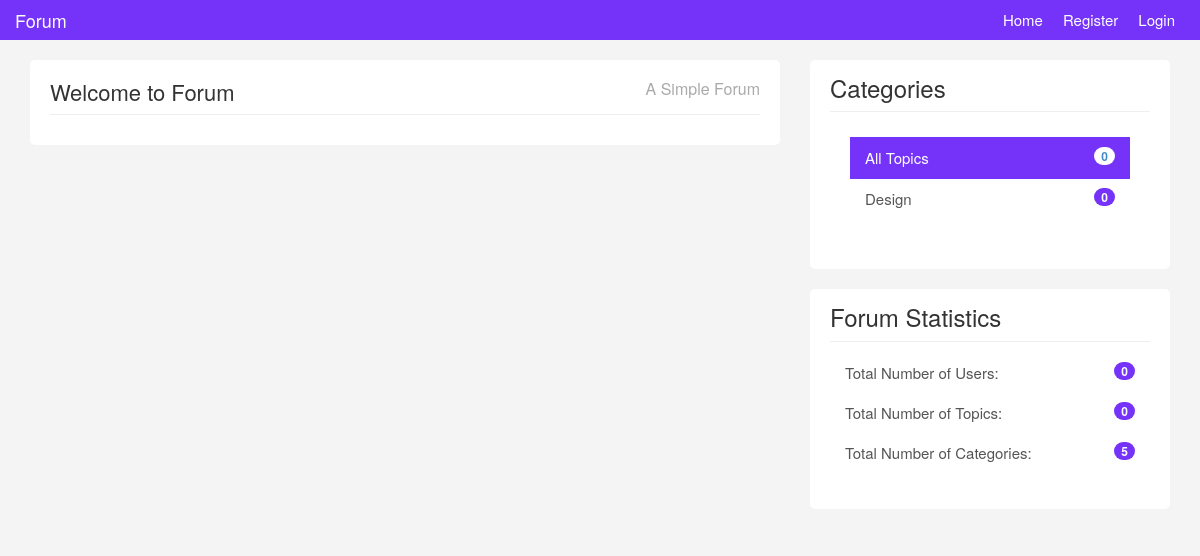
Before: / with the older database file.
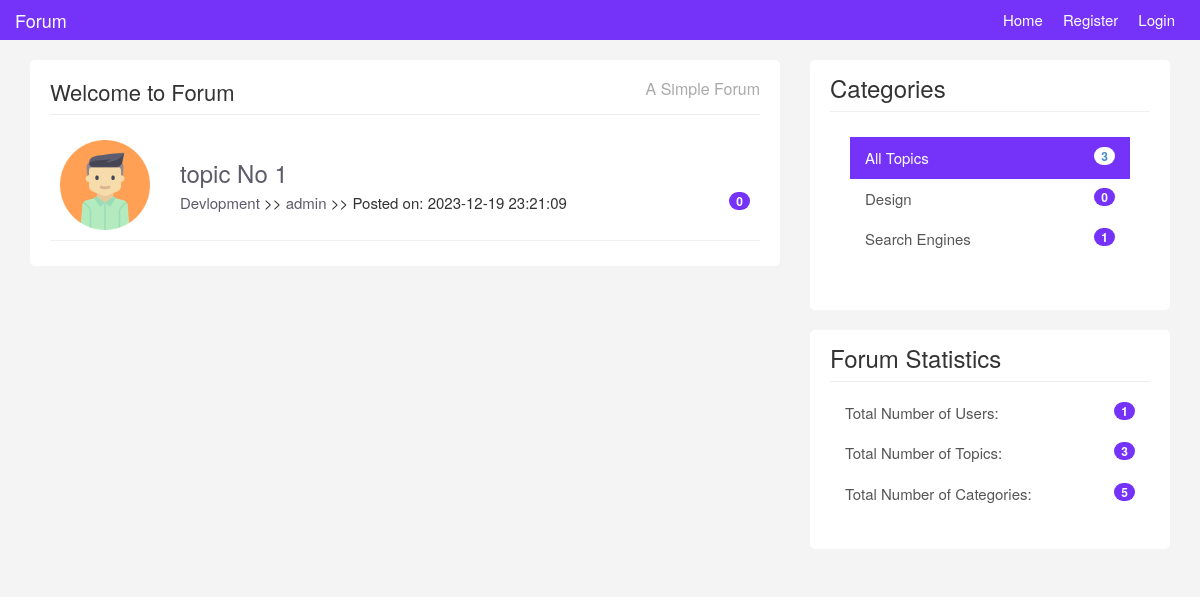
After: the same page with the newer database file.
### tables this page shows
CREATE TABLE `categories` (
  `id` int(5) NOT NULL,
  `name` varchar(200) NOT NULL,
  `created_at` timestamp NOT NULL DEFAULT current_timestamp()
);

CREATE TABLE `topics` (
  `id` int(5) NOT NULL,
  `title` varchar(200) NOT NULL,
  `category` varchar(200) NOT NULL,
  `body` text NOT NULL,
  `user_name` varchar(200) NOT NULL,
  `user_image` varchar(200) NOT NULL,
  `created_at` timestamp NOT NULL DEFAULT current_timestamp()
);

### index.php (the view)
<?php require "includes/header.php";?>
<?php require "config/config.php";?>
<?php
$topics = $conn->query("SELECT topics.id AS id, topics.title AS title,
topics.category AS category,
topics.user_name AS user_name,
topics.user_image AS user_image, topics.created_at AS created_at,
COUNT(replies.topic_id) AS count_replies FROM topics LEFT JOIN replies ON
topics.id = replies.topic_id GROUP BY (replies.topic_id)");
$topics->execute();
$allTopics = $topics->fetchAll(PDO::FETCH_OBJ);
?>
    <div class="container">
		<div class="row">
			<div class="col-md-8">
				<div class="main-col">
					<div class="block">
						<h1 class="pull-left">Welcome to Forum</h1>
						<h4 class="pull-right">A Simple Forum</h4>
						<div class="clearfix"></div>
						<hr>
						<ul id="topics">
							<?php foreach($allTopics as $topic) : ?>
							<li class="topic">
							<div class="row">
							<div class="col-md-2">
								<img class="avatar pull-left" src="img/gravatar.Png" />
							</div>
							<div class="col-md-10">
								<div class="topic-content pull-right">
									<h3><a href="<?php echo APPURL;  ?>/topics/topic.php?id=<?php echo $topic->id; ?>"><?php echo $topic->title; ?></a></h3>
									<div class="topic-info">
										<a href="<?php echo APPURL;  ?>/categories/show.php?name=<?php echo$topic->category; ?>"><?php echo $topic->category; ?></a> >> <a href="<?php echo APPURL;  ?>/users/profile.php?name=<?php echo$topic->user_name; ?>"><?php echo $topic->user_name; ?></a> >> Posted on: <?php echo $topic->created_at; ?>
										<span class="color badge pull-right"><?php echo $topic->count_replies; ?></span>
									</div>
								</div>
							</div>
						</div>
					</li>
					<?php endforeach; ?>
						</ul>
					</div>
				</div>
			</div>
			<?php require "includes/footer.php";?>

### includes/footer.php (shortened to what this page needs)
<?php
$topics = $conn->query("SELECT COUNT(*) AS all_topics FROM topics");
$topics->execute();
$allTopics = $topics->fetch(PDO::FETCH_OBJ);
$categories = $conn->query("SELECT categories.id AS id , categories.name AS name,
COUNT(topics.category) AS count_category FROM categories LEFT JOIN topics ON
categories.name = topics.category GROUP BY(topics.category);");
$categories->execute();
$allCategories = $categories->fetchAll(PDO::FETCH_OBJ);
$users = $conn->query("SELECT COUNT(*) AS count_users FROM users");
$users->execute();
$allUsers = $users->fetch(PDO::FETCH_OBJ);
$topics = $conn->query("SELECT COUNT(*) AS count_topics FROM topics");
$topics->execute();
$allTopics_count = $topics->fetch(PDO::FETCH_OBJ);
$categories_count = $conn->query("SELECT COUNT(*) AS categories_count FROM categories");
$categories_count->execute();
$allCategories_count = $categories_count->fetch(PDO::FETCH_OBJ);
?>
<div class="col-md-4">
	<div class="sidebar">
		<div class="block">
			<h3>Categories</h3>
			<div class="list-group block ">
				<a href="#" class="list-group-item active">All Topics <span class="badge pull-right"><?php echo $allTopics->all_topics;   ?></span></a>
				<?php foreach ($allCategories as $category) : ?>
					<a href="<?php echo APPURL; ?>/categories/show.php?name=<?php echo $category->name; ?>" class="list-group-item"><?php echo $category->name;  ?><span class="color badge pull-right"><?php echo $category->count_category ?></span></a>
				<?php endforeach; ?>
			</div>
		</div>
		<div class="block" style="margin-top: 20px;">
			<h3 class="margin-top: 40px">Forum Statistics</h3>
			<div class="list-group">
				<a href="#" class="list-group-item">Total Number of Users:<span class="color badge pull-right"><?php echo $allUsers->count_users;   ?></span></a>
				<a href="#" class="list-group-item">Total Number of Topics:<span class="color badge pull-right"><?php echo $allTopics_count->count_topics;   ?></span></a>
				<a href="#" class="list-group-item">Total Number of Categories: <span class="color badge pull-right"><?php echo $allCategories_count->categories_count;   ?></span></a>
			</div>
		</div>
	</div>
</div>
</body>
</html>

Changed rows visible on the page:
added topics: title "topic No 1", category "Devlopment", user_name "admin", created_at "2023-12-19 23:21:09", count_replies "0"
now on this page (row unchanged): categories: name "Search Engines", count_category "1"
Other visible differences:
$allTopics->all_topics: "0" → "3"
$allUsers->count_users: "0" → "1"
$allTopics_count->count_topics: "0" → "3"
